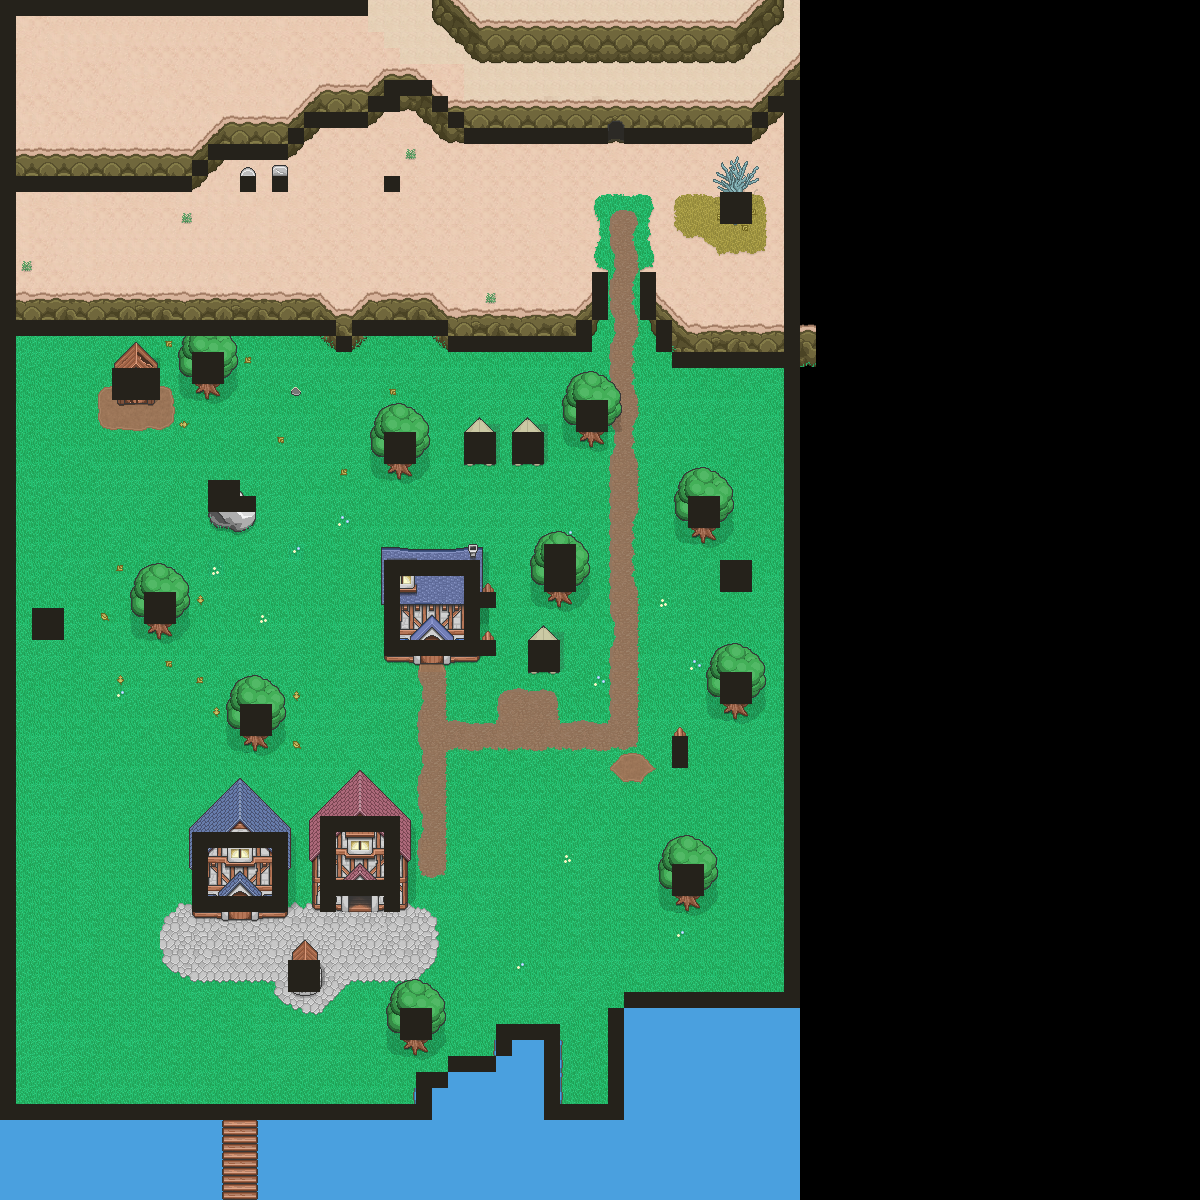

Tiled map render using the project's own tile images. Description and the map definition, with tile-layer contents summarised, below:
An orthogonal 75x75 tile map with 16x16 px tiles, 5 tile layers (background, midground, mid-foreground, foreground, ...), 2 tilesets and 27 objects (10x NPC_ALLY, 3x EXIT, 3x Particles, 2x me.LevelEntity, 2x SPAWN, ...).

<map version="1.0" orientation="orthogonal" width="75" height="75" tilewidth="16" tileheight="16">
 <properties>
  <property name="level_name" value="VILLAGE" />
  <property name="type_of_map" value="safe" />
 </properties>
 <tileset firstgid="1" name="tilesheet" tilewidth="16" tileheight="16">
  <image source="tilesheet.png" width="320" height="1568" />
  <tile id="3">
   <properties>
    <property name="type" value="solid" />
   </properties>
  </tile>
  <tile id="23">
   <properties>
    <property name="type" value="solid" />
   </properties>
  </tile>
 </tileset>
 <tileset firstgid="1961" name="tilesheet_mana" tilewidth="16" tileheight="16">
  <image source="tilesheet_mana.png" width="240" height="340" />
 </tileset>
 <layer name="background" width="75" height="75">
  <data>[5625 cells, 3748 non-empty, 20 distinct tile ids]</data>
 </layer>
 <layer name="midground" width="75" height="75">
  <data>[5625 cells, 1001 non-empty, 257 distinct tile ids]</data>
 </layer>
 <layer name="mid-foreground" width="75" height="75">
  <data>[5625 cells, 206 non-empty, 186 distinct tile ids]</data>
 </layer>
 <objectgroup name="ITEMS" width="75" height="75">
  <object name="Player" type="Player" x="432" y="688" width="16" height="16">
   <properties>
    <property name="image" value="human" />
    <property name="spriteheight" value="32" />
    <property name="spritewidth" value="32" />
   </properties>
  </object>
  <object name="TalkyGuard" type="NPC_ALLY" x="639" y="776" width="16" height="16" />
  <object name="ChangeLevel" type="me.LevelEntity" x="352" y="880" width="16" height="32">
   <properties>
    <property name="to" value="house" />
   </properties>
  </object>
  <object name="Firecamp" x="624" y="752" width="16" height="16" />
  <object name="Spawn" type="SPAWN" x="48" y="784" width="96" height="96">
   <properties>
    <property name="limit" value="3" />
    <property name="npc" value="rat" />
    <property name="time" value="25" />
   </properties>
  </object>
  <object name="Barrel" x="288" y="896" width="16" height="16" />
  <object name="Exit" type="EXIT" x="352" y="912" width="16" height="16">
   <properties>
    <property name="from" value="house" />
   </properties>
  </object>
  <object name="Exit" type="EXIT" x="608" y="144" width="16" height="16">
   <properties>
    <property name="from" value="cave" />
   </properties>
  </object>
  <object name="MimicWeapon" x="464" y="816" width="16" height="16" />
  <object name="Priest" type="NPC_ALLY" x="533" y="697" width="16" height="16" />
  <object name="Octocat" type="NPC_ALLY" x="576" y="1072" width="16" height="16" />
  <object name="ManaChest" type="NPC_ALLY" x="507" y="695" width="16" height="16" />
  <object name="Blacksmith" type="NPC_ALLY" x="208" y="928" width="16" height="16" />
  <object name="Villager" type="NPC_ALLY" x="384" y="944" width="16" height="16" />
  <object name="Spawn" type="SPAWN" x="48" y="672" width="96" height="96">
   <properties>
    <property name="limit" value="2" />
    <property name="npc" value="goblin" />
    <property name="time" value="25" />
   </properties>
  </object>
  <object name="Wizard" type="NPC_ALLY" x="224" y="544" width="16" height="16" />
  <object name="Exit" type="EXIT" x="428" y="704" width="16" height="16">
   <properties>
    <property name="from" value="respawn" />
   </properties>
  </object>
  <object name="Fox" type="NPC_ALLY" x="512" y="784" width="16" height="16" />
  <object name="Fireball" type="COLLECTABLE" x="256" y="560" width="16" height="16" />
  <object name="ParticleGenerator" type="Particles" x="608" y="128" width="16" height="16">
   <properties>
    <property name="image" value="particle2" />
    <property name="limit" value="10" />
    <property name="type" value="up" />
   </properties>
  </object>
  <object name="Heal" type="COLLECTABLE" x="288" y="560" width="16" height="16" />
 </objectgroup>
 <objectgroup name="NPC" width="75" height="75">
  <object name="ParticleGenerator" type="Particles" x="352" y="896" width="16" height="16">
   <properties>
    <property name="image" value="particle2" />
    <property name="limit" value="10" />
    <property name="type" value="up" />
   </properties>
  </object>
  <object name="ParticleGenerator" type="Particles" x="512" y="1056" width="16" height="16">
   <properties>
    <property name="image" value="particle3" />
    <property name="limit" value="15" />
    <property name="type" value="fountain" />
   </properties>
  </object>
  <object name="ChangeLevel" type="me.LevelEntity" x="608" y="128" width="16" height="16">
   <properties>
    <property name="to" value="cave" />
   </properties>
  </object>
  <object name="Bat" type="NPC_ENEMY" x="432" y="768" width="16" height="16" />
  <object name="Guard" type="NPC_ALLY" x="592" y="352" width="16" height="16" />
  <object name="Guard" type="NPC_ALLY" x="384" y="496" width="16" height="16" />
 </objectgroup>
 <layer name="foreground" width="75" height="75">
  <data>[5625 cells, 259 non-empty, 145 distinct tile ids]</data>
 </layer>
 <layer name="collision" width="75" height="75">
  <data>[5625 cells, 456 non-empty, 1 distinct tile ids]</data>
 </layer>
</map>
